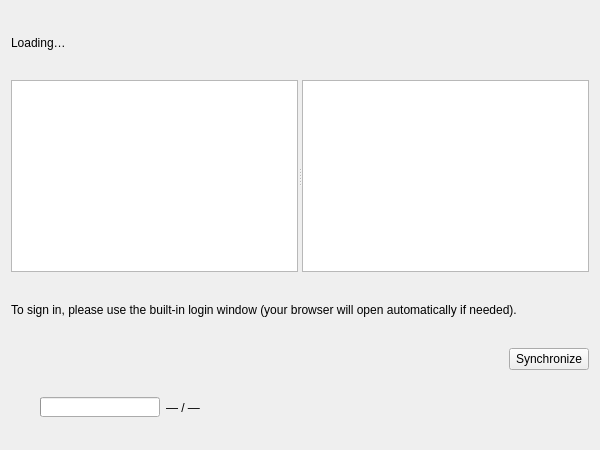
<?xml version="1.0" encoding="UTF-8"?>
<ui version="4.0">
 <class>MainContentWidget</class>
 <widget class="QWidget" name="MainContentWidget">
  <property name="geometry">
   <rect>
    <x>0</x>
    <y>0</y>
    <width>600</width>
    <height>450</height>
   </rect>
  </property>
  <layout class="QVBoxLayout" name="verticalLayout">
   <item>
    <widget class="QLabel" name="treeLabel_">
     <property name="text">
      <string>Loading…</string>
     </property>
    </widget>
   </item>
   <item>
    <widget class="QSplitter" name="mainSplitter_">
     <property name="orientation">
      <enum>Qt::Horizontal</enum>
     </property>
     <property name="childrenCollapsible">
      <bool>false</bool>
     </property>
     <widget class="QTreeView" name="treeView_">
      <property name="minimumSize">
       <size>
        <width>180</width>
        <height>0</height>
       </size>
      </property>
     </widget>
     <widget class="QListView" name="contentsView_">
      <property name="minimumSize">
       <size>
        <width>180</width>
        <height>0</height>
       </size>
      </property>
      <property name="viewMode">
       <enum>QListView::ListMode</enum>
      </property>
      <property name="uniformItemSizes">
       <bool>true</bool>
      </property>
     </widget>
    </widget>
   </item>
   <item>
    <widget class="QLabel" name="loginHintLabel_">
     <property name="wordWrap">
      <bool>true</bool>
     </property>
     <property name="text">
      <string>To sign in, please use the built-in login window (your browser will open automatically if needed).</string>
     </property>
    </widget>
   </item>
   <item>
    <layout class="QHBoxLayout" name="buttonsLayout">
     <item>
      <spacer name="horizontalSpacer">
       <property name="orientation">
        <enum>Qt::Horizontal</enum>
       </property>
       <property name="sizeHint" stdset="0">
        <size>
         <width>40</width>
         <height>20</height>
        </size>
       </property>
      </spacer>
     </item>
     <item>
      <widget class="QPushButton" name="syncBtn_">
       <property name="text">
        <string>Synchronize</string>
       </property>
      </widget>
     </item>
    </layout>
   </item>
   <item>
    <widget class="QFrame" name="statusBarFrame_">
     <property name="frameShape">
      <enum>QFrame::NoFrame</enum>
     </property>
     <layout class="QHBoxLayout" name="statusBarLayout_">
      <item>
       <widget class="QLabel" name="connectionIndicator_">
        <property name="minimumSize">
         <size>
          <width>14</width>
          <height>14</height>
         </size>
        </property>
        <property name="maximumSize">
         <size>
          <width>14</width>
          <height>14</height>
         </size>
        </property>
        <property name="toolTip">
         <string>Synchronization</string>
        </property>
       </widget>
      </item>
      <item>
       <widget class="QProgressBar" name="quotaProgressBar_">
        <property name="minimumSize">
         <size>
          <width>120</width>
          <height>0</height>
         </size>
        </property>
        <property name="maximumSize">
         <size>
          <width>200</width>
          <height>20</height>
         </size>
        </property>
        <property name="value">
         <number>0</number>
        </property>
        <property name="textVisible">
         <bool>false</bool>
        </property>
       </widget>
      </item>
      <item>
       <widget class="QLabel" name="quotaStatusLabel_">
        <property name="text">
         <string>— / —</string>
        </property>
       </widget>
      </item>
      <item>
       <widget class="QLabel" name="syncProgressLabel_">
        <property name="sizePolicy">
         <sizepolicy hsizetype="Expanding" vsizetype="Preferred">
          <horstretch>1</horstretch>
          <verstretch>0</verstretch>
         </sizepolicy>
        </property>
        <property name="text">
         <string/>
        </property>
        <property name="toolTip">
         <string>Current sync path or file</string>
        </property>
       </widget>
      </item>
      <item>
       <spacer name="statusBarSpacer">
        <property name="orientation">
         <enum>Qt::Horizontal</enum>
        </property>
        <property name="sizeHint" stdset="0">
         <size>
          <width>40</width>
          <height>20</height>
         </size>
        </property>
       </spacer>
      </item>
     </layout>
    </widget>
   </item>
  </layout>
 </widget>
 <resources/>
 <connections/>
</ui>
